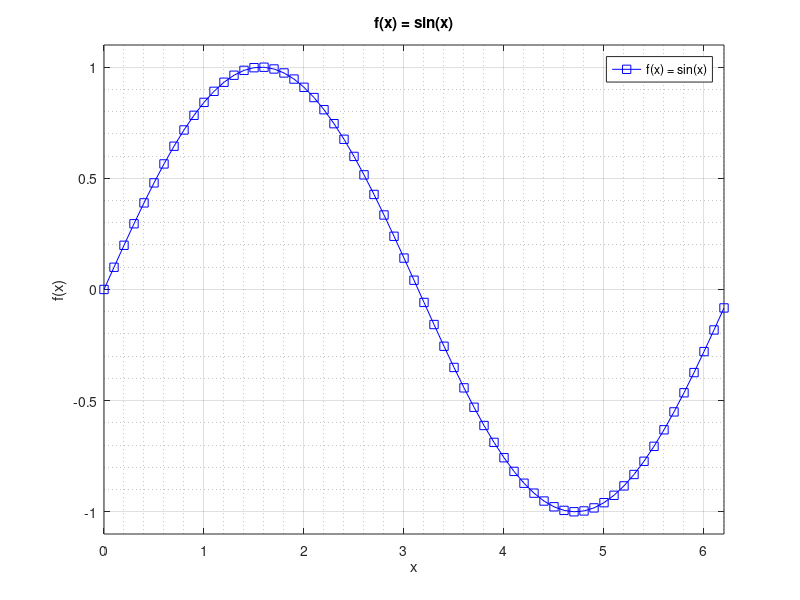

The MATLAB script that drew this image:
%% prog01_grafica_sencilla
clear; close all; clc;									% Limpiar
x = 0:0.1:2*pi; 										% x = linspace(0,2*pi,100);
y = sin(x);
plot(x,y,'-sb','DisplayName', 'f(x) = sin(x)');			% Graficar, nombre y color
axis( [min(x) max(x) min(y)*1.1 max(y)*1.1] );			% Límites de grafica
% xlim([ min(x) max(x)]);
% ylim([ min(y) max(y)]);
legend('Location','northeast');							% Ubicación leyenda
grid on; grid minor;									% Reja de fondo
title('f(x) = sin(x)'); xlabel('x'); ylabel('f(x)');	% Titulos